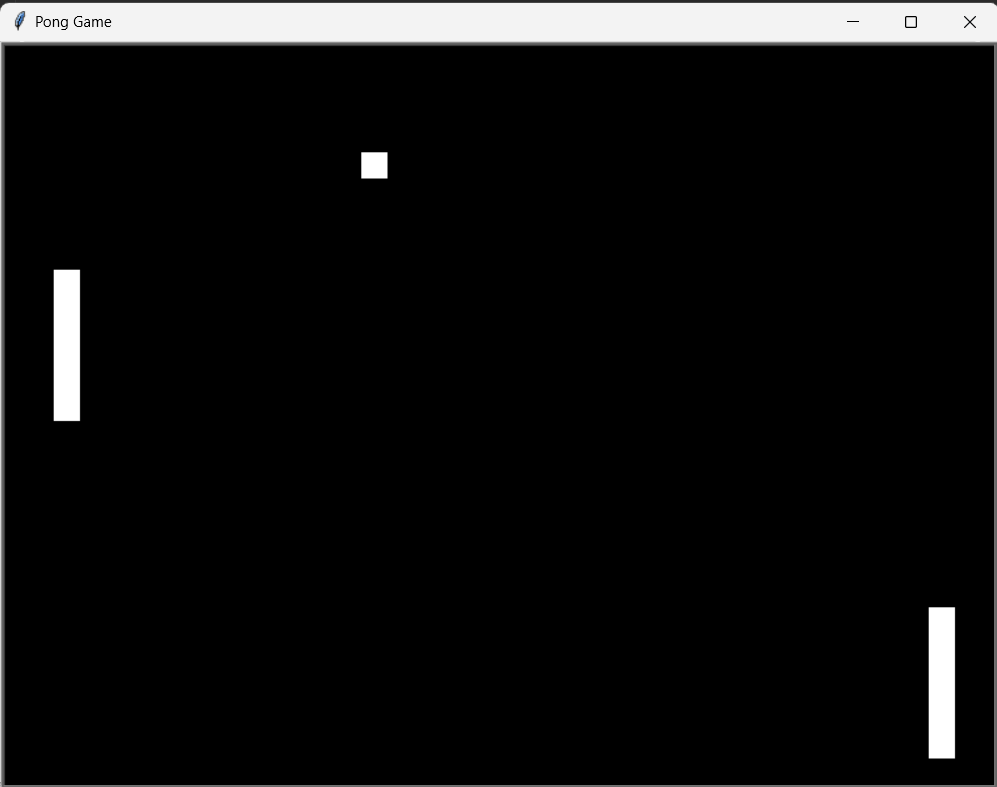

Recreate this plot in Python.
import turtle

win = turtle.Screen()
win.title("Pong Game")
win.bgcolor("black")
win.setup(width=800, height=600)
win.tracer(0)  # Turns off the screen updates for better performance

# Paddle 1
paddle_1 = turtle.Turtle()
paddle_1.speed(0)
paddle_1.shape("square")
paddle_1.color("white")
paddle_1.shapesize(stretch_wid=6, stretch_len=1)
paddle_1.penup()
paddle_1.goto(-350, 0)

# Paddle 2
paddle_2 = turtle.Turtle()
paddle_2.speed(0)
paddle_2.shape("square")
paddle_2.color("white")
paddle_2.shapesize(stretch_wid=6, stretch_len=1)
paddle_2.penup()
paddle_2.goto(350, 0)

# Ball
ball = turtle.Turtle()
ball.speed(40)  # Increase ball speed
ball.shape("square")
ball.color("white")
ball.penup()
ball.goto(0, 0)
ball.dx = 0.2  # Set horizontal speed (increased for faster gameplay)
ball.dy = -0.2  # Set vertical speed (increased for faster gameplay)

# Function to move paddle_1 up
def paddle_1_up():
    y = paddle_1.ycor()
    if y < 250:
        y += 30  # Adjust the paddle speed
        paddle_1.sety(y)

# Function to move paddle_1 down
def paddle_1_down():
    y = paddle_1.ycor()
    if y > -240:
        y -= 30  # Adjust the paddle speed
        paddle_1.sety(y)

# Function to move paddle_2 up
def paddle_2_up():
    y = paddle_2.ycor()
    if y < 250:
        y += 30  # Adjust the paddle speed
        paddle_2.sety(y)

# Function to move paddle_2 down
def paddle_2_down():
    y = paddle_2.ycor()
    if y > -240:
        y -= 30  # Adjust the paddle speed
        paddle_2.sety(y)

# Keyboard bindings
win.listen()
win.onkeypress(paddle_1_up, "w")
win.onkeypress(paddle_1_down, "s")
win.onkeypress(paddle_2_up, "Up")
win.onkeypress(paddle_2_down, "Down")

# Main game loop
while True:
    win.update()

    # Move the ball
    ball.setx(ball.xcor() + ball.dx)
    ball.sety(ball.ycor() + ball.dy)

    # Border checking
    if ball.ycor() > 290:
        ball.sety(290)
        ball.dy *= -1

    if ball.ycor() < -290:
        ball.sety(-290)
        ball.dy *= -1

    if ball.xcor() > 390:
        ball.goto(0, 0)
        ball.dx *= -1

    if ball.xcor() < -390:
        ball.goto(0, 0)
        ball.dx *= -1

    # Paddle and ball collisions
    if (350 > ball.xcor() > 340) and (paddle_2.ycor() + 50 > ball.ycor() > paddle_2.ycor() - 50):
        ball.setx(340)
        ball.dx *= -1

    if (-350 < ball.xcor() < -340) and (paddle_1.ycor() + 50 > ball.ycor() > paddle_1.ycor() - 50):
        ball.setx(-340)
        ball.dx *= -1
